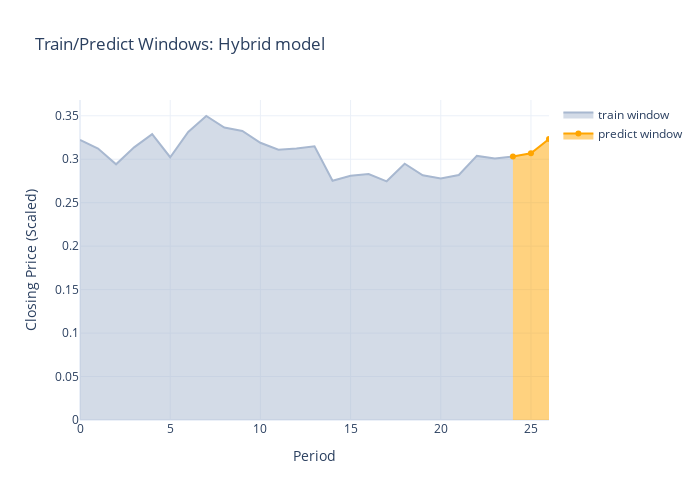

Notebook code cell kept with this figure:
### Markdown cell above
<b>Partition the train,test

### Code cell
index_close_hybrid = rfe_hybrid_copy.columns.get_loc('close')
x_train_hybrid, y_train_hybrid = create_partitions(train_x_hybrid,index_close_hybrid,n_steps, n_predict,True)
x_test_hybrid,  y_test_hybrid  = create_partitions(test_x_hybrid, index_close_hybrid,n_steps, n_predict)
plot_training_window(x_train_hybrid, y_train_hybrid,index_close_hybrid,n_steps,n_predict,seed//10,'Hybrid model')

### Figure 1 — Plotly figure (JSON) as saved in the notebook; plotly's stock layout.template omitted (floating-point values rounded to 4 significant figures)
{"data": [{"fill": "tozeroy", "line": {"color": "#a8b8d0"}, "name": "train window", "type": "scatter", "x": [0, 1, 2, 3, 4, 5, 6, 7, 8, 9, 10, 11, 12, 13, 14, 15, 16, 17, 18, 19, 20, 21, 22, 23, 24], "y": [0.3222, 0.3123, 0.2941, 0.3137, 0.3288, 0.3023, 0.3314, 0.3497, 0.3365, 0.3326, 0.319, 0.311, 0.3123, 0.315, 0.2753, 0.2809, 0.283, 0.2746, 0.2948, 0.2816, 0.2779, 0.2818, 0.3038, 0.3009, 0.3031]}, {"fill": "tozeroy", "line": {"color": "orange"}, "name": "predict window", "type": "scatter", "x": [24, 25, 26], "y": [0.3031, 0.3068, 0.3233]}], "layout": {"height": 500, "title": {"text": "Train/Predict Windows: Hybrid model"}, "width": 700, "xaxis": {"title": {"text": "Period"}}, "yaxis": {"title": {"text": "Closing Price (Scaled)"}}}}
